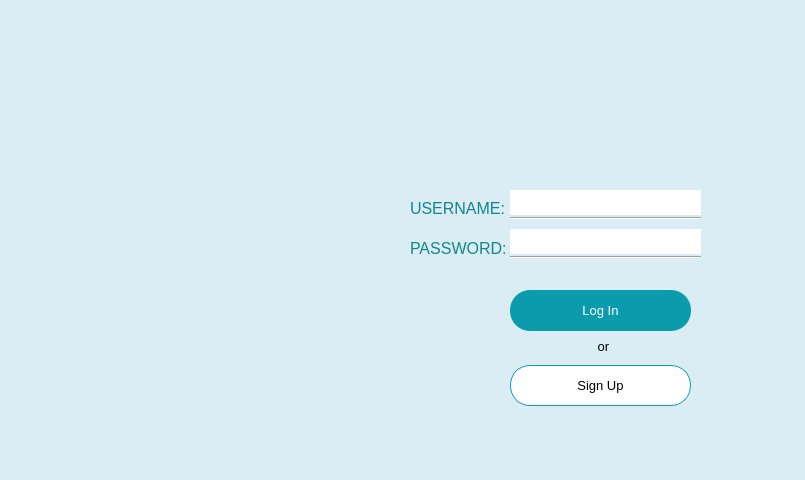
<?xml version="1.0" encoding="UTF-8"?>
<ui version="4.0">
 <class>Form</class>
 <widget class="QWidget" name="Form">
  <property name="geometry">
   <rect>
    <x>0</x>
    <y>0</y>
    <width>805</width>
    <height>480</height>
   </rect>
  </property>
  <property name="windowTitle">
   <string>[SSIS] Login</string>
  </property>
  <property name="windowIcon">
   <iconset>
    <normaloff>images/main_icon.png</normaloff>images/main_icon.png</iconset>
  </property>
  <property name="styleSheet">
   <string notr="true">#Form {
background-color: #daecf4;
}</string>
  </property>
  <widget class="QLabel" name="label_SSIS">
   <property name="geometry">
    <rect>
     <x>30</x>
     <y>150</y>
     <width>461</width>
     <height>261</height>
    </rect>
   </property>
   <property name="text">
    <string/>
   </property>
   <property name="pixmap">
    <pixmap>images/login_text.png</pixmap>
   </property>
   <property name="scaledContents">
    <bool>true</bool>
   </property>
  </widget>
  <widget class="QLabel" name="label_2">
   <property name="geometry">
    <rect>
     <x>290</x>
     <y>-30</y>
     <width>521</width>
     <height>501</height>
    </rect>
   </property>
   <property name="palette">
    <palette>
     <active>
      <colorrole role="Base">
       <brush brushstyle="SolidPattern">
        <color alpha="255">
         <red>255</red>
         <green>255</green>
         <blue>255</blue>
        </color>
       </brush>
      </colorrole>
      <colorrole role="Window">
       <brush brushstyle="SolidPattern">
        <color alpha="255">
         <red>82</red>
         <green>70</green>
         <blue>255</blue>
        </color>
       </brush>
      </colorrole>
     </active>
     <inactive>
      <colorrole role="Base">
       <brush brushstyle="SolidPattern">
        <color alpha="255">
         <red>255</red>
         <green>255</green>
         <blue>255</blue>
        </color>
       </brush>
      </colorrole>
      <colorrole role="Window">
       <brush brushstyle="SolidPattern">
        <color alpha="255">
         <red>82</red>
         <green>70</green>
         <blue>255</blue>
        </color>
       </brush>
      </colorrole>
     </inactive>
     <disabled>
      <colorrole role="Base">
       <brush brushstyle="SolidPattern">
        <color alpha="255">
         <red>82</red>
         <green>70</green>
         <blue>255</blue>
        </color>
       </brush>
      </colorrole>
      <colorrole role="Window">
       <brush brushstyle="SolidPattern">
        <color alpha="255">
         <red>82</red>
         <green>70</green>
         <blue>255</blue>
        </color>
       </brush>
      </colorrole>
     </disabled>
    </palette>
   </property>
   <property name="text">
    <string/>
   </property>
   <property name="pixmap">
    <pixmap>images/login-template.png</pixmap>
   </property>
   <property name="scaledContents">
    <bool>true</bool>
   </property>
  </widget>
  <widget class="QLabel" name="label_username">
   <property name="geometry">
    <rect>
     <x>410</x>
     <y>200</y>
     <width>101</width>
     <height>16</height>
    </rect>
   </property>
   <property name="font">
    <font>
     <pointsize>12</pointsize>
    </font>
   </property>
   <property name="styleSheet">
    <string notr="true">#label_username{
color: #128785;
}</string>
   </property>
   <property name="text">
    <string>USERNAME:</string>
   </property>
  </widget>
  <widget class="QLabel" name="label_password">
   <property name="geometry">
    <rect>
     <x>410</x>
     <y>240</y>
     <width>101</width>
     <height>16</height>
    </rect>
   </property>
   <property name="font">
    <font>
     <pointsize>12</pointsize>
    </font>
   </property>
   <property name="styleSheet">
    <string notr="true">#label_password{
color: #128785;
}</string>
   </property>
   <property name="text">
    <string>PASSWORD:</string>
   </property>
  </widget>
  <widget class="Line" name="line1">
   <property name="geometry">
    <rect>
     <x>510</x>
     <y>210</y>
     <width>191</width>
     <height>16</height>
    </rect>
   </property>
   <property name="orientation">
    <enum>Qt::Horizontal</enum>
   </property>
  </widget>
  <widget class="Line" name="line2">
   <property name="geometry">
    <rect>
     <x>510</x>
     <y>249</y>
     <width>191</width>
     <height>16</height>
    </rect>
   </property>
   <property name="orientation">
    <enum>Qt::Horizontal</enum>
   </property>
  </widget>
  <widget class="QPushButton" name="pushButton_login">
   <property name="geometry">
    <rect>
     <x>510</x>
     <y>290</y>
     <width>181</width>
     <height>41</height>
    </rect>
   </property>
   <property name="font">
    <font>
     <pointsize>10</pointsize>
    </font>
   </property>
   <property name="cursor">
    <cursorShape>PointingHandCursor</cursorShape>
   </property>
   <property name="styleSheet">
    <string notr="true">#pushButton_login{
color: white;
background-color: #0a9cad;
border: 1px white;
border-radius: 20px;
}</string>
   </property>
   <property name="text">
    <string>Log In</string>
   </property>
   <property name="flat">
    <bool>false</bool>
   </property>
  </widget>
  <widget class="QPushButton" name="pushButton_signup">
   <property name="geometry">
    <rect>
     <x>510</x>
     <y>365</y>
     <width>181</width>
     <height>41</height>
    </rect>
   </property>
   <property name="font">
    <font>
     <pointsize>10</pointsize>
    </font>
   </property>
   <property name="styleSheet">
    <string notr="true">#pushButton_signup{
color: black;
background-color: white;
border: 1px solid #0a9cad;
border-radius: 20px;
}</string>
   </property>
   <property name="text">
    <string>Sign Up</string>
   </property>
   <property name="flat">
    <bool>false</bool>
   </property>
  </widget>
  <widget class="QLabel" name="label">
   <property name="geometry">
    <rect>
     <x>580</x>
     <y>340</y>
     <width>47</width>
     <height>13</height>
    </rect>
   </property>
   <property name="font">
    <font>
     <pointsize>10</pointsize>
    </font>
   </property>
   <property name="text">
    <string>or</string>
   </property>
   <property name="alignment">
    <set>Qt::AlignCenter</set>
   </property>
  </widget>
  <widget class="QLineEdit" name="lineEdit_username">
   <property name="geometry">
    <rect>
     <x>510</x>
     <y>190</y>
     <width>191</width>
     <height>25</height>
    </rect>
   </property>
   <property name="styleSheet">
    <string notr="true">#lineEdit_username{
border: 0px;
}</string>
   </property>
  </widget>
  <widget class="QLineEdit" name="lineEdit_password">
   <property name="geometry">
    <rect>
     <x>510</x>
     <y>229</y>
     <width>191</width>
     <height>25</height>
    </rect>
   </property>
   <property name="styleSheet">
    <string notr="true">#lineEdit_password{
border: 0px;
}</string>
   </property>
  </widget>
 </widget>
 <resources/>
 <connections/>
</ui>
